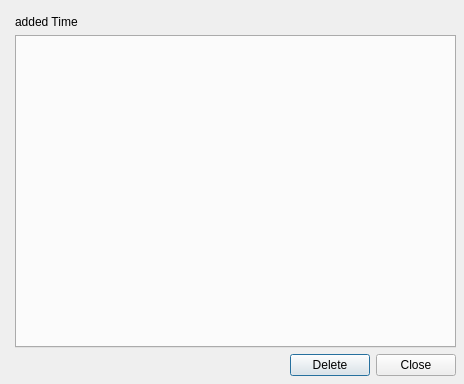
<?xml version="1.0" encoding="UTF-8"?>
<ui version="4.0">
 <class>ContentViewer</class>
 <widget class="QDialog" name="ContentViewer">
  <property name="geometry">
   <rect>
    <x>0</x>
    <y>0</y>
    <width>464</width>
    <height>384</height>
   </rect>
  </property>
  <property name="windowTitle">
   <string>Dialog</string>
  </property>
  <widget class="QWidget" name="layoutWidget">
   <property name="geometry">
    <rect>
     <x>10</x>
     <y>10</y>
     <width>451</width>
     <height>371</height>
    </rect>
   </property>
   <layout class="QVBoxLayout" name="rootLayout">
    <property name="leftMargin">
     <number>5</number>
    </property>
    <property name="topMargin">
     <number>5</number>
    </property>
    <property name="rightMargin">
     <number>5</number>
    </property>
    <property name="bottomMargin">
     <number>5</number>
    </property>
    <item>
     <widget class="QLabel" name="lbAddedTime">
      <property name="text">
       <string>added Time</string>
      </property>
     </widget>
    </item>
    <item>
     <widget class="QTabWidget" name="tvFormats">
      <property name="currentIndex">
       <number>-1</number>
      </property>
     </widget>
    </item>
    <item>
     <layout class="QHBoxLayout" name="horizontalLayout">
      <item>
       <spacer name="horizontalSpacer">
        <property name="orientation">
         <enum>Qt::Horizontal</enum>
        </property>
        <property name="sizeHint" stdset="0">
         <size>
          <width>40</width>
          <height>20</height>
         </size>
        </property>
       </spacer>
      </item>
      <item>
       <widget class="QPushButton" name="pushButton_2">
        <property name="text">
         <string>Delete</string>
        </property>
       </widget>
      </item>
      <item>
       <widget class="QPushButton" name="pushButton">
        <property name="text">
         <string>Close</string>
        </property>
       </widget>
      </item>
     </layout>
    </item>
   </layout>
  </widget>
 </widget>
 <resources/>
 <connections/>
</ui>
